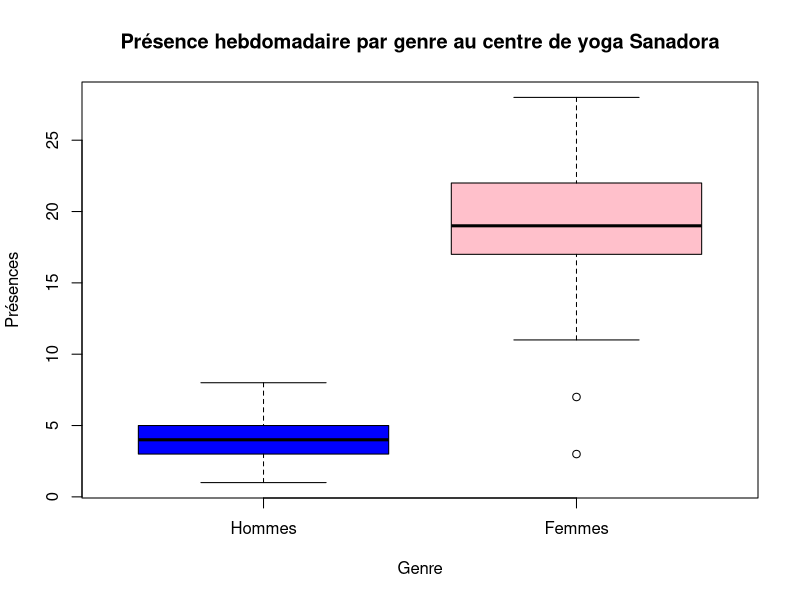
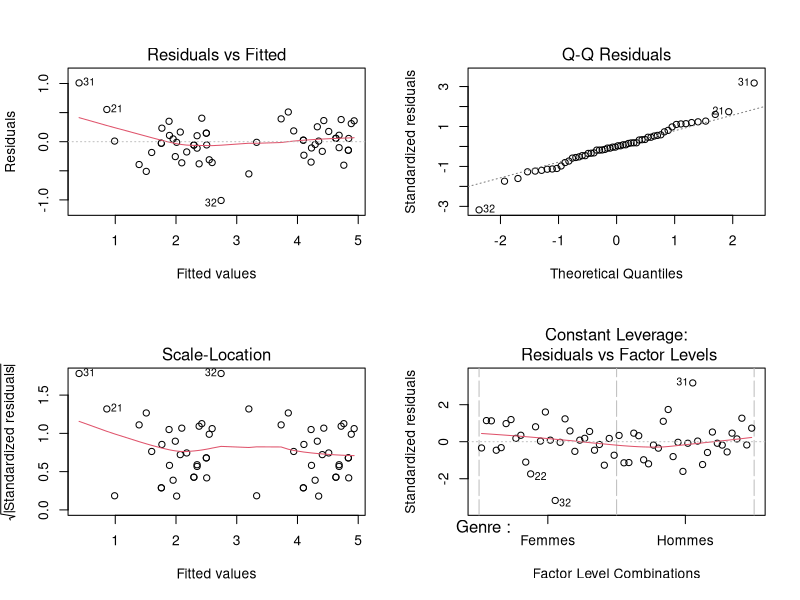
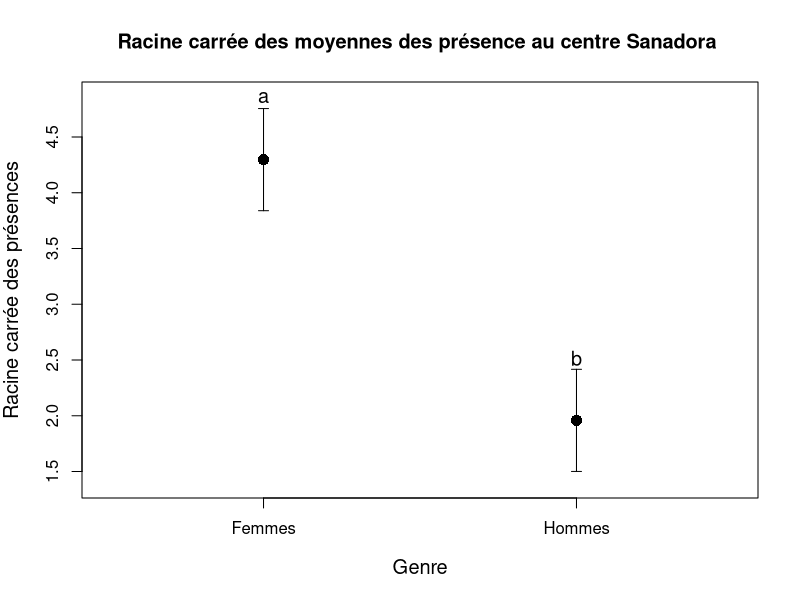
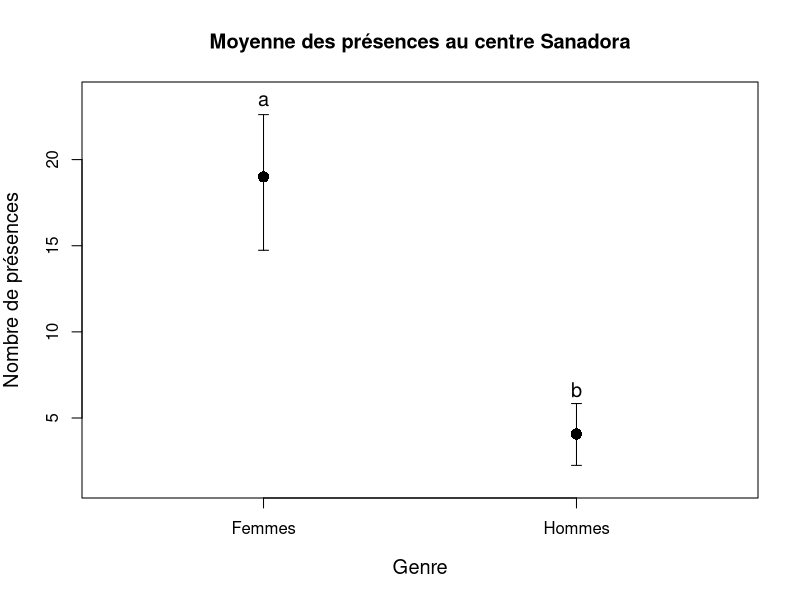

R code for these plots, in order:
##Configuration du chemin
setwd('/Users/alexandralepine/Centre Sanadora')

##Chargement des données
Sanadora <- read.csv("Sanadora_Data.csv", header = TRUE)

## Aperçu des données
head(Sanadora)
##Afficher la structure des données
str(Sanadora)

##Conversion des données en facteur
Sanadora$Semaine <- as.factor(Sanadora$Semaine)

##Afficher la structure des données suite à la conversion
str(Sanadora)

##Visualisation des données à partir d'un diagramme à moustache
boxplot( Sanadora$Hommes, Sanadora$Femmes,
         names = c ("Hommes", "Femmes"),
         main = "Présence hebdomadaire par genre au centre de yoga Sanadora",
         xlab = "Genre",
         ylab = "Présences",
         col = c ("blue", "pink"))

##Restructuration des données pour effectuer l'ANOVA en bloc aléatoire complet
library(tidyr)
Sanadora_Restruc <- pivot_longer(Sanadora, cols = c (Hommes, Femmes),
                                 names_to = "Genre",
                                 values_to = "Présence")
Sanadora_Restruc$Présence <- as.numeric(Sanadora_Restruc$Présence)

##Afficher les données suite à la restructuration
head(Sanadora_Restruc)

## Stabilisation de la variance - Transformation racine carrée
Sanadora_Restruc$Présence_sqrt <- sqrt(Sanadora_Restruc$Présence)

## ANOVA en bloc complets aléatoires
Sanadora_AOV <- aov (Présence_sqrt ~ Genre + Semaine, data = Sanadora_Restruc)

#Résultats
summary(Sanadora_AOV)

##Vérification des supposition de l'ANOVA
par(mfrow = c (2,2))
plot(Sanadora_AOV)
par(mfrow = c(1,1))

##Moyennes des groupes avant la transformation
Sanadora_means <-tapply(X = Sanadora_Restruc$Présence, INDEX = Sanadora_Restruc$Genre, FUN = mean)
Result_Sanadora_Means <- tapply(Sanadora_Restruc$Présence,
                                list(Sanadora_Restruc$Semaine, Sanadora_Restruc$Genre),
                                mean)

##Afficher le résultat
as.data.frame(Result_Sanadora_Means)


##Moyennes des groupes suite à la transformation
Result_Sanadora_means_sqrt <- tapply(Sanadora_Restruc$Présence_sqrt, Sanadora_Restruc$Genre, mean)
Result_Sanadora_means_sqrt

##Test de Tukey - Comparaisons multiples
TukeyHSD(Sanadora_AOV, which = "Genre")

##Représentation graphique

##Calcul des barres d'erreur
MSE       <- summary(Sanadora_AOV)[[1]]["Residuals", "Mean Sq"]
low.sqrt <- Result_Sanadora_means_sqrt - sqrt (MSE)
upp.sqrt <- Result_Sanadora_means_sqrt + sqrt (MSE)
low <- low.sqrt ^2
upp <- upp.sqrt ^2
Genre_x <- 1:2

## Graphique des moyennes transformées 
plot(Result_Sanadora_means_sqrt ~ Genre_x,
     ylab = "Racine carrée des présences",
     xlab= "Genre",
     type = "p",
     pch = 16,
     cex = 1.5,
     ylim = c(min(low.sqrt) - 0.1, max(upp.sqrt) + 0.1),
     xlim = c(0.5, 2.5),
     cex.lab = 1.2,
     xaxt = "n",
     main = "Racine carrée des moyennes des présence au centre Sanadora ")
axis(side = 1, at= 1:2, labels = c("Femmes", "Hommes"))

arrows(x0= Genre_x, x1= Genre_x,
       y0 = low.sqrt, y1= upp.sqrt,
       angle = 90, code = 3, length = 0.05)
text(x = 1, y = upp.sqrt[1] + 0.1, labels = "a", cex = 1.2)
text(x = 2, y = upp.sqrt [2] + 0.1, labels = "b", cex = 1.2)

## Graphique des moyennes non transformées 
  plot(Sanadora_means ~ Genre_x,
     ylab = "Nombre de présences",
     xlab = "Genre",
     type = "p",
     pch = 16,
     cex = 1.5,
     ylim = c(min(low) -1, max(upp) + 1),
     xlim = c(0.5, 2.5),
     cex.lab = 1.2,
     xaxt = "n",
     main = "Moyenne des présences au centre Sanadora")
axis(side = 1, at = 1:2, labels = c("Femmes", "Hommes"))

arrows(x0 = Genre_x, x1 = Genre_x,
       y0 = low, y1 = upp,
       angle = 90, code = 3, length = 0.05)
text (x = 1, y = upp[1] + 0.8, labels = "a", cex = 1.2)
text (x = 2, y = upp [2] + 0.8, labels = "b", cex = 1.2)
